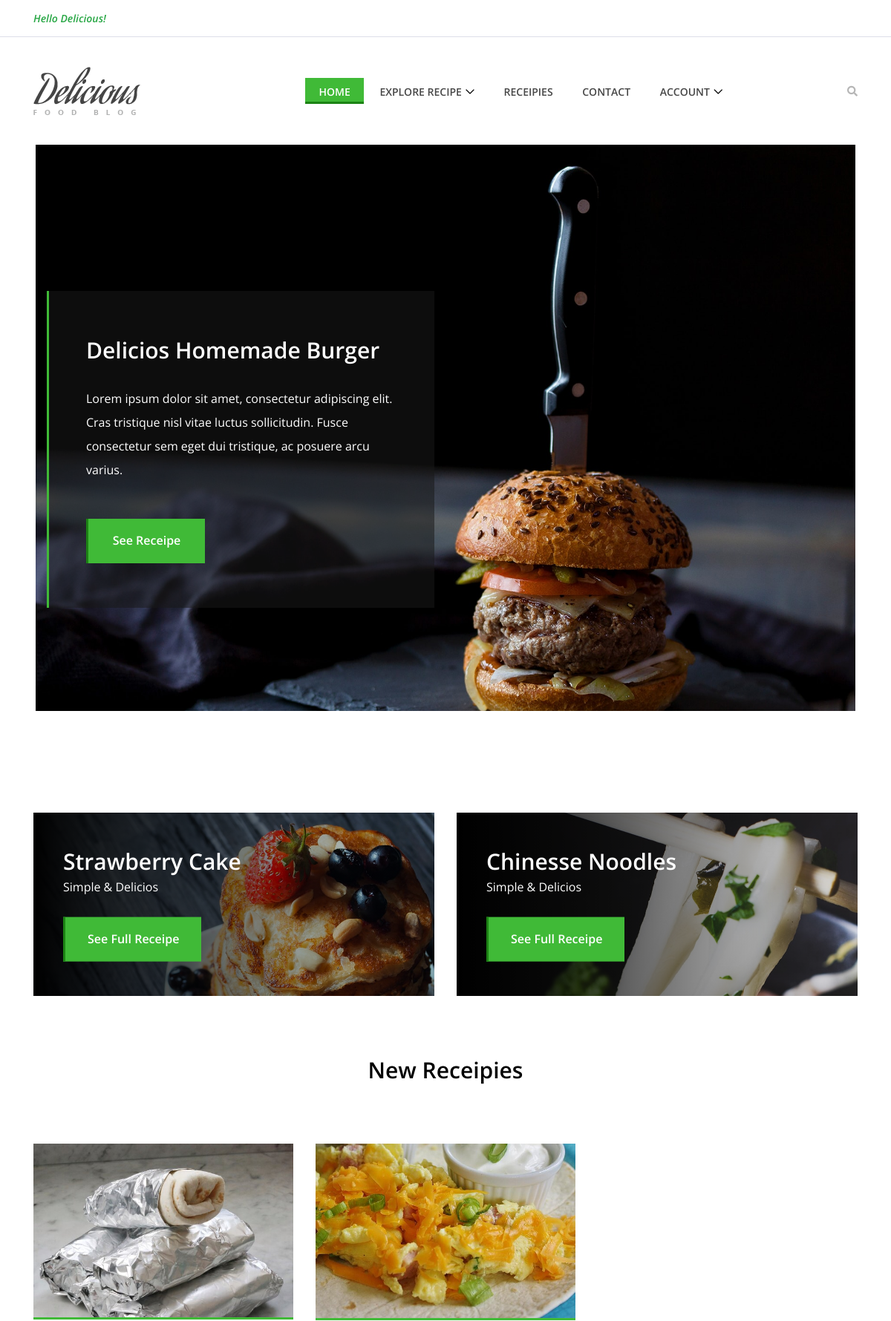
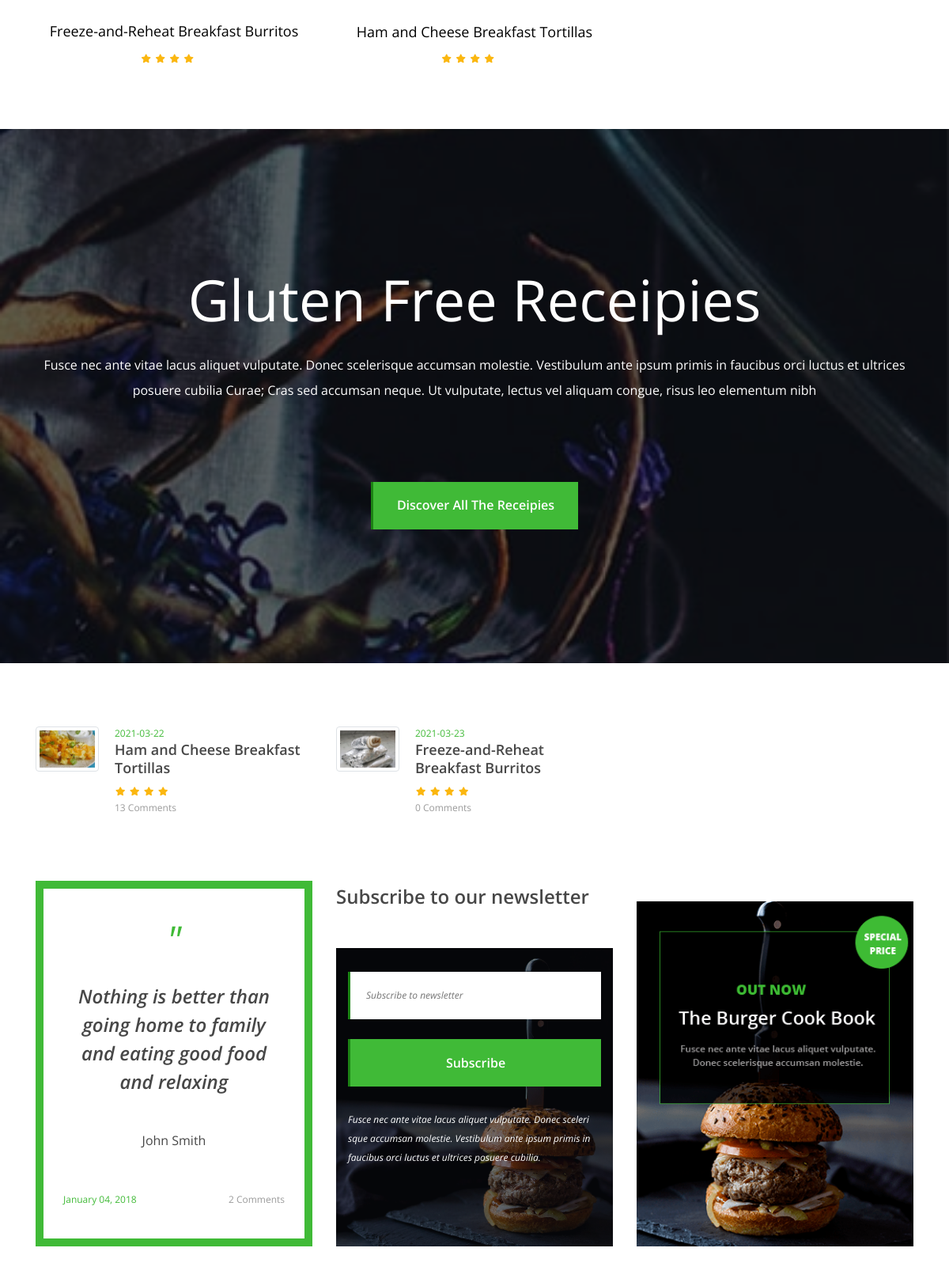
The page / (upper part) on the database its author committed (2 pictures, top to bottom).
### tables this page shows
CREATE TABLE `recipe` (
  `id` int(11) NOT NULL,
  `title` varchar(256) NOT NULL,
  `description` text NOT NULL,
  `posted_date` date NOT NULL,
  `image` varchar(256) NOT NULL,
  `prep` float NOT NULL,
  `total_time` float NOT NULL,
  `servings` float NOT NULL,
  `user_id` int(11) NOT NULL,
  `yields` float NOT NULL,
  `sub_id` int(11) NOT NULL,
  `status` tinyint(1) NOT NULL DEFAULT 0
);

### index.php (the view, shortened to what this page needs)
<?php
include('partials/headlinks.php');
include('partials/header.php');
include('partials/slider.php');
?>
<section class="top-catagory-area section-padding-80-0">
    <div class="container">
        <div class="row">
            <div class="col-12 col-lg-6">
                <div class="single-top-catagory">
                    <img src="img/bg-img/bg2.jpg" alt="">
                    <div class="top-cta-content">
                        <h3>Strawberry Cake</h3>
                        <h6>Simple &amp; Delicios</h6>
                        <a href="receipe-post.html" class="btn delicious-btn">See Full Receipe</a>
                    </div>
                </div>
            </div>
            <div class="col-12 col-lg-6">
                <div class="single-top-catagory">
                    <img src="img/bg-img/bg3.jpg" alt="">
                    <div class="top-cta-content">
                        <h3>Chinesse Noodles</h3>
                        <h6>Simple &amp; Delicios</h6>
                        <a href="receipe-post.html" class="btn delicious-btn">See Full Receipe</a>
                    </div>
                </div>
            </div>
        </div>
    </div>
</section>
<section class="best-receipe-area">
    <div class="container">
        <div class="row">
            <div class="col-12">
                <div class="section-heading">
                    <h3>New Receipies</h3>
                </div>
            </div>
        </div>
        <div class="row">
            <?php
                $sql = "select id,title,image,status from recipe where status = 1 order by id desc limit 6";
                $result = mysqli_query($conn,$sql);
                while($row = mysqli_fetch_assoc($result)){
                    ?>
            <div class="col-12 col-sm-6 col-lg-4">
                <div class="single-best-receipe-area mb-30">
                    <img style="height:500;width:500" src="images/recipes/<?php
                        echo $row['image'];
                    ?>" alt="">
                    <div class="receipe-content">
                        <a href="receipedetail.php?id=<?php echo $row['id'];?>">
                            <h5><?php
                        echo $row['title'];
                    ?></h5>
                        </a>
                        <div class="ratings">
                            <i class="fa fa-star" aria-hidden="true"></i>
                            <i class="fa fa-star" aria-hidden="true"></i>
                            <i class="fa fa-star" aria-hidden="true"></i>
                            <i class="fa fa-star" aria-hidden="true"></i>
                            <i class="fa fa-star-o" aria-hidden="true"></i>
                        </div>
                    </div>
                </div>
            </div>
            <?php }
               ?>
        </div>
    </div>
</section>
<section class="cta-area bg-img bg-overlay" style="background-image: url(img/bg-img/bg4.jpg);">
    <div class="container h-100">
        <div class="row h-100 align-items-center">
            <div class="col-12">
                <div class="cta-content text-center">
                    <h2>Gluten Free Receipies</h2>
                    <p>Fusce nec ante vitae lacus aliquet vulputate. Donec scelerisque accumsan molestie. Vestibulum
                        ante ipsum primis in faucibus orci luctus et ultrices posuere cubilia Curae; Cras sed accumsan
                        neque. Ut vulputate, lectus vel aliquam congue, risus leo elementum nibh</p>
                    <a href="#" class="btn delicious-btn">Discover all the receipies</a>
                </div>
            </div>
        </div>
    </div>
</section>
<section class="small-receipe-area section-padding-80-0">
    <div class="container">
        <div class="row">
            <?php
                $sql4 = "select id,title,posted_date,image,status from recipe where status = 1  limit 9";
                $result4 = mysqli_query($conn,$sql4);
                while($row4 = mysqli_fetch_assoc($result4)){
                    ?>
            <div class="col-12 col-sm-6 col-lg-4">
                <div class="single-small-receipe-area d-flex">
                    <div class="receipe-thumb">
                        <img class="img-thumbnail" src="images/recipes/<?php
                        echo $row4['image'];
                    ?>" alt="">
                    </div>
                    <div class="receipe-content">
                        <span><?php echo $row4['posted_date']?></span>
                        <a href="receipedetail.php?id=<?php echo $row4['id'];?>">
                            <h5><?php echo $row4['title']?></h5>
                        </a>
                        <div class="ratings">
                            <i class="fa fa-star" aria-hidden="true"></i>
                            <i class="fa fa-star" aria-hidden="true"></i>
                            <i class="fa fa-star" aria-hidden="true"></i>
                            <i class="fa fa-star" aria-hidden="true"></i>
                            <i class="fa fa-star-o" aria-hidden="true"></i>
                        </div>
                        <p> <?php $cid = $row4['id'];
                          $sqlcountcom = "select * from comments where rec_id = $cid";
                          $resultcountcom = mysqli_query($conn,$sqlcountcom);
                          $count = mysqli_num_rows($resultcountcom);
                        echo $count ; ?> Comments</p>
                    </div>
                </div>
            </div>
            <?php
                }
            ?>
        </div>
    </div>
</section>
<section class="quote-subscribe-adds">
    <div class="container">
        <div class="row align-items-end">
            <div class="col-12 col-lg-4">
                <div class="quote-area text-center">
                    <span>"</span>
                    <h4>Nothing is better than going home to family and eating good food and relaxing</h4>
                    <p>John Smith</p>
                    <div class="date-comments d-flex justify-content-between">
                        <div class="date">January 04, 2018</div>
                        <div class="comments">2 Comments</div>
                    </div>
                </div>
            </div>
            <div class="col-12 col-lg-4">
                <div class="newsletter-area">
                    <h4>Subscribe to our newsletter</h4>
                    <div class="newsletter-form bg-img bg-overlay" style="background-image: url(img/bg-img/bg1.jpg);">
                        <form action="#" method="post">
                            <input type="email" name="email" placeholder="Subscribe to newsletter">
                            <button type="submit" class="btn delicious-btn w-100">Subscribe</button>
                        </form>
                        <p>Fusce nec ante vitae lacus aliquet vulputate. Donec sceleri sque accumsan molestie.
                            Vestibulum ante ipsum primis in faucibus orci luctus et ultrices posuere cubilia.</p>
                    </div>
                </div>
            </div>
            <div class="col-12 col-lg-4">
                <div class="delicious-add">
                    <img src="img/bg-img/add.png" alt="">
                </div>
            </div>
        </div>
    </div>
</section>
<?php
    include('partials/footer.php');
    ?>

### rows shown on the page
recipe: image (picture), title "Freeze-and-Reheat Breakfast Burritos", posted_date "2021-03-23", count "0"
recipe: image (picture), title "Ham and Cheese Breakfast Tortillas", posted_date "2021-03-22", count "13"
